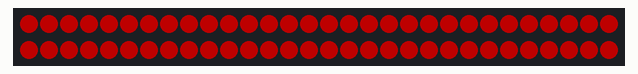
Bench run of a sketch on a simulated Arduino Uno, built with avr-gcc and run on an emulated ATmega328P. On the bench: 60 RGB LEDs in strip order, left to right, continuing on the next row. Dim RGB values are drawn brighter than linear.

Above: at 0.1 s.
At 1.6 s:
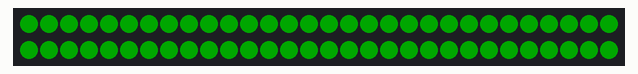
At 3.1 s:
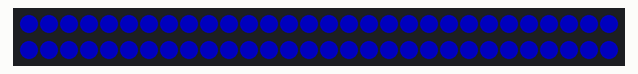

Measured:
- by itself, everything shown: repeats every 4.5 s, in 3 steps
- what the display in image 1 shows lasts 1.5 s, from 1.5 s to 3.0 s

The sketch:

teste1.ino
```cpp
#include <FastLED.h>

#define LED_PIN 6
#define NUM_LEDS 60

CRGB leds[NUM_LEDS];

void setup() {
  FastLED.addLeds<WS2811, LED_PIN, GRB>(leds, NUM_LEDS);
  FastLED.setBrightness(80);
}

void loop() {

  preencher(CRGB::Red);
  delay(1500);

  preencher(CRGB::Green);
  delay(1500);

  preencher(CRGB::Blue);
  delay(1500);
}

void preencher(CRGB cor) {
  for (int i = 0; i < NUM_LEDS; i++) {
    leds[i] = cor;
  }
  FastLED.show();
}
```
